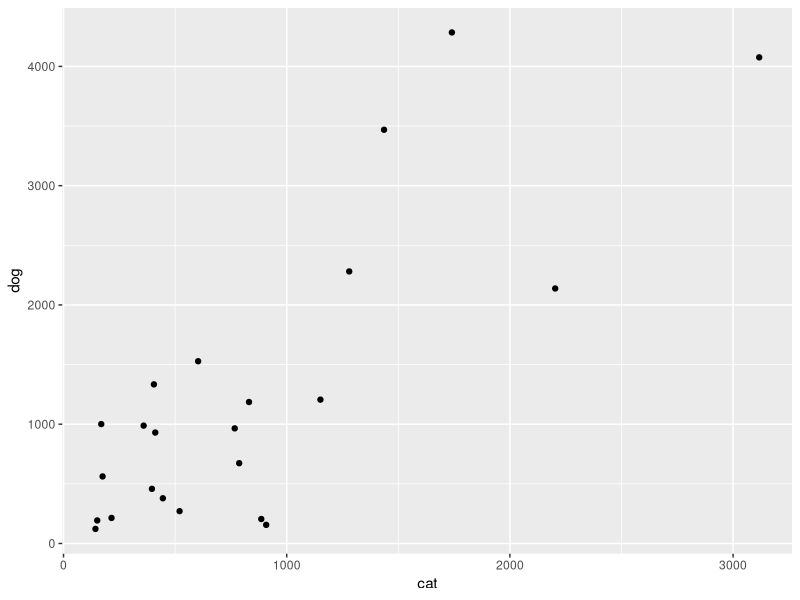
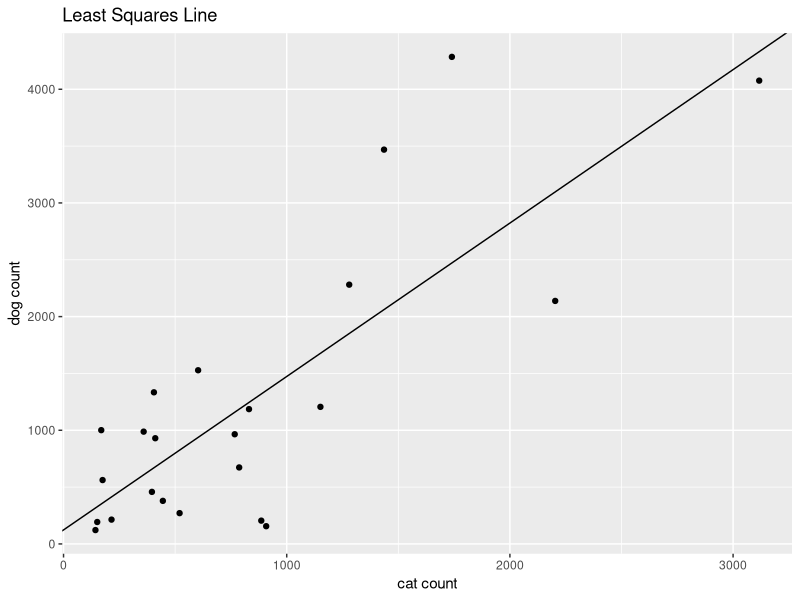

Write the R code that produced these figures, in order.
## ---- chunk 1
knitr::opts_chunk$set(echo = TRUE)
library(tidyverse)
## ---- chunk 2
dat<-read.csv("animal_stats_compact.csv")

(g<-ggplot(dat, aes(x=cat,y=dog))+geom_point())
## ---- chunk 3
m<-(mean(dat$cat*dat$dog)-mean(dat$cat)*mean(dat$dog))/(mean(dat$cat^2)-mean(dat$cat)^2)
b<-mean(dat$dog-m*dat$cat)

g<-g+geom_abline(slope=m,intercept = b)
g<-g+labs(title="Least Squares Line",x="cat count",y="dog count")
g

## ---- chunk 4
sq_error<-function(x){
  return(sum((dat$dog-x[2]*dat$cat-x[1])^2))
}
nlm(sq_error,p=c(0,1))$estimate

## ---- chunk 5
lm(dog~cat,data=dat)$coefficients
## ---- chunk 6
sq_error<-function(x){
  return(sum((dat$cat - x[2] * dat$dog - x[1])^2))
}
nlm(sq_error,p=c(0,1))$estimate

lm(cat~dog, data = dat)$coefficients
